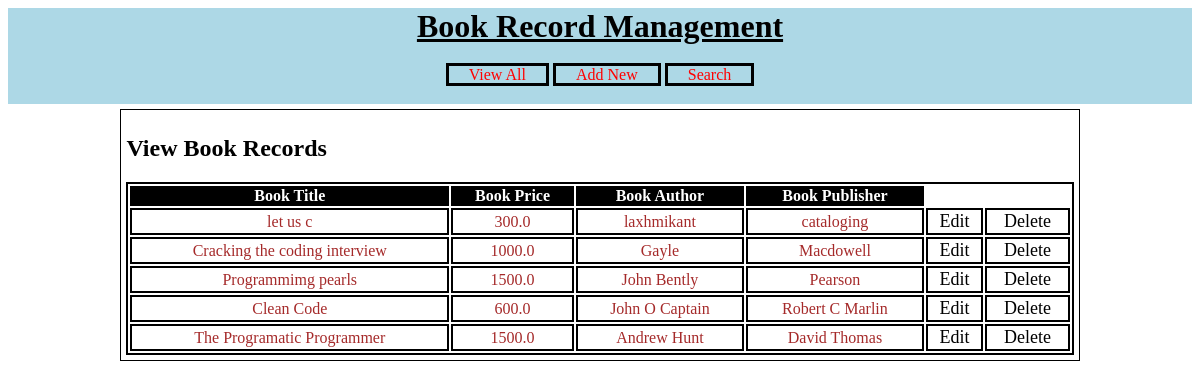
The page /crud/view-books on the database its author committed.
### crud/models.py (models this page shows)
class Book(models.Model):
    title = models.CharField(max_length=100)
    price = models.FloatField()
    author = models.CharField(max_length=100)
    publisher = models.CharField(max_length=100)

### crud/views.py (the view)
# urls.py: path('view-books',views.viewBooks),
def viewBooks(request):
    books =models.Book.objects.all()
    res=render(request,'crud/view_book.html',{'books':books})
    return res

### templates/crud/view_book.html (shortened to what this page needs)
<!DOCTYPE html
{% load static %}
<html lang="en" dir="ltr">
  <head>
    <link rel="stylesheet" href="{% static 'css/crud_style.css' %}">
  </head>
  <body>
    <div id="header">
      <h1>Book Record Management</h1>
      <div id="nav">
        <a href="/crud/view-books">View All</a>
        <a href="/crud/new-book">Add New</a>
        <a href="/crud/search-book">Search</a>
      </div>
    </div>
    <div id="main">
      <h2>View Book Records </h2>
      <table>
        <thead>
          <th>Book Title</th>
          <th>Book Price</th>
          <th>Book Author</th>
          <th>Book Publisher</th>
        </thead>
        {% for book in books %}
        <tr>
          <td>{{book.title}}</td>
          <td>{{book.price}}</td>
          <td>{{book.author}}</td>
          <td>{{book.publisher}}</td>
          <td><a href="/crud/edit-book?bookid={{book.id}}" class="btn">Edit</a></td>
          <td><a href="/crud/delete-book?bookid={{book.id}}" class="btn">Delete</a></td>
        </tr>
        {% endfor %}
      </table>
    </div>
  </body>
</html>

### static/css/crud_style.css (style rules this page uses)
#header { background-color:lightblue; padding-bottom: 20px; text-align: center; }
#header h1 { text-decoration:underline; color:black; letter-spacing:7px text-align:center; }
#nav { width: 100%; margin: auto; }
#nav a { color:red; width: 150px; padding-left: 20px; padding-right: 20px; border: solid 3px black; text-decoration:none; }
#main { margin: auto; border: solid 1px black; width: 80%; padding: 5px; margin-top: 5px; }
#main table { width: 100%; text-align: center; color: brown; border: solid 2px black; }
#main table th { background-color: black; color: white; }
#main table td { border: solid 2px black; }
.Btn { font-size: 18px; text-decoration: none; color: black; background-color: white; padding:auto; }

### rows shown on the page
Book: title "let us c", price "300.0", author "laxhmikant", publisher "cataloging"
Book: title "Cracking the coding interview", price "1000.0", author "Gayle", publisher "Macdowell"
Book: title "Programmimg pearls", price "1500.0", author "John Bently", publisher "Pearson"
Book: title "Clean Code", price "600.0", author "John O Captain", publisher "Robert C Marlin"
Book: title "The Programatic Programmer", price "1500.0", author "Andrew Hunt", publisher "David Thomas"
